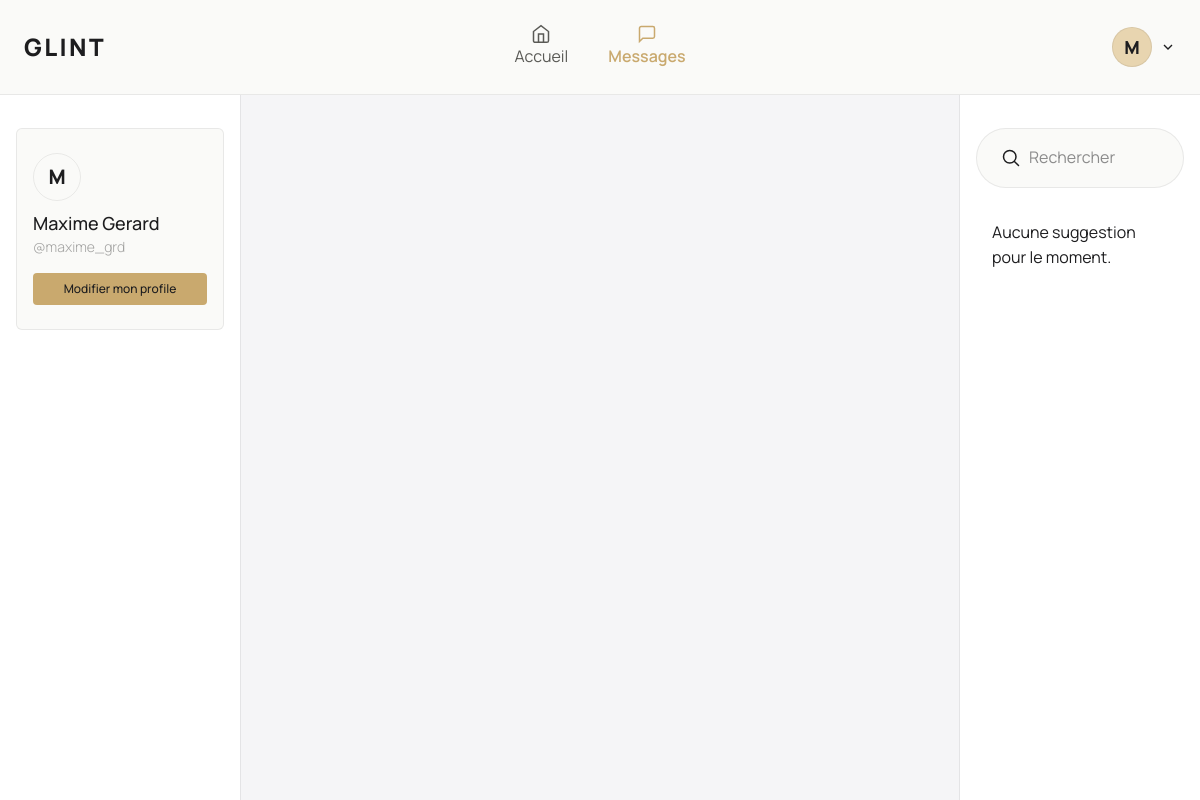
The app's page /dashboard?tab=messages (signed in) with its own data.
### app/models/User.py (models this page shows, shortened)
class User(database.Model):
    __tablename__ = "users"
    id: Mapped[int] = mapped_column(primary_key=True)
    name: Mapped[str] = mapped_column(String(80), nullable=False)
    username: Mapped[str] = mapped_column(String(80), unique=True, nullable=False)
    email: Mapped[str] = mapped_column(String(120), unique=True, nullable=False)
    password: Mapped[str] = mapped_column(String(255), nullable=False)
    biography: Mapped[str] = mapped_column(Text, default="", server_default="")
    location: Mapped[str] = mapped_column(String(120), default="", server_default="")
    banner: Mapped[str] = mapped_column(String(255), default="", server_default="")
    avatar: Mapped[str] = mapped_column(String(255), default="", server_default="")
    created_at: Mapped[datetime] = mapped_column(DateTime, default=datetime.utcnow)
    updated_at: Mapped[Optional[datetime]] = mapped_column(DateTime, default=datetime.utcnow, onupdate=datetime.utcnow)
    posts: Mapped[List["Post"]] = relationship("Post", back_populates="author", lazy="dynamic")
    comments: Mapped[List["Comment"]] = relationship("Comment", back_populates="author", lazy="dynamic")
    likes: Mapped[List["Like"]] = relationship("Like", back_populates="user", lazy="dynamic")
    reposts: Mapped[List["Repost"]] = relationship("Repost", back_populates="user", lazy="dynamic")
    following: Mapped[List["Follow"]] = relationship("Follow", back_populates="follower", lazy="dynamic",
                                                     foreign_keys="Follow.follower_id")
    followers: Mapped[List["Follow"]] = relationship("Follow", back_populates="followed", lazy="dynamic",
                                                     foreign_keys="Follow.followed_id")

### app/routes/dashboard.py (the view)
@dashboard_bp.route("/dashboard", methods=["GET", "POST"])
@login_required
def index(current_user):
    tab = request.args.get("tab", "fill")
    if tab == "fill":
        return DashboardController.fill(current_user)
    return DashboardController.index(current_user, tab)

### app/context_processors.py (called while the page is built)
def inject_user():
    try:
        verify_jwt_in_request(locations=["cookies"], optional=True)
        user_id = get_jwt_identity()
        if user_id:
            user = User.query.get(int(user_id))
            return {"current_user": user}
    except Exception:
        pass
    return {"current_user": None}

### app/controllers/DashboardControllers.py (called while the page is built)
    @staticmethod
    def index(current_user, tab="fill"):
        if tab not in DashboardController.TABS:
            tab = "fill"
        if tab == "fill":
            DashboardController.fill(current_user)
        post = PostControllers.get_post(current_user)
        return render_template('dashboard/index.html', current_user=current_user, tab=tab, posts=post)

### app/controllers/PostController.py (called while the page is built)
    @staticmethod
    def get_post(current_user):
        if not current_user:
            return redirect(url_for("dashboard.index", tab="fill"))
        posts = (Post.query
                 .order_by(Post.id.desc())
                 .all()
                 )
        return posts

### app/templates/dashboard/index.html (shortened to what this page needs)
{% extends 'layout.html' %}
{% from 'components/layout/dashboard_headers.html' import DashboardHeaders %}
{% from 'components/ui/icons.html' import Icon %}
{% set active_tab = tab %}
{% block content %}
    <section
            class="h-screen flex flex-col items-center justify-start w-full animate-in fade-in slide-in-from-top-5 duration-1000 bg-background">
        {{ DashboardHeaders(user=current_user, active_tab=active_tab) }}
        <div class="grid grid-cols-1 md:grid-cols-5 w-full">
            <div class="col-span-1 hidden md:flex overflow-hidden">
                {% include "dashboard/profile_aside.html" %}
            </div>
            <div class="col-span-3 overflow-auto bg">
                <section
                        class="py-24 flex flex-col items-center justify-start py-6 border-x border-border w-full bg-background-foreground min-h-screen overflow-auto animate-in fade-in slide-in-from-bottom-5 duration-1000">
                </section>
            </div>
            <div class="col-span-1 hidden md:flex overflow-hidden">
                {% include "dashboard/suggestion.html" %}
            </div>
        </div>
    </section>
{% endblock %}

### app/templates/components/layout/dashboard_headers.html (shortened to what this page needs)
{% from "components/ui/icons.html" import Icon %}
{% set nav_items = [
    {"name": "Accueil", "icon": "fill", "url": "fill"},
    {"name": "Messages",  "icon": "messages", "url": "messages"},
] %}
{% macro DashboardHeaders(user={}, active_tab="fill") %}
    <header class="fixed z-50 flex items-center justify-between py-4 px-6 w-full animate-in slide-in-from-left-5 fade-in duration-500 border-b border-border bg-card">
        <h1 class="uppercase font-black text-2xl tracking-widest flex-1">Glint</h1>
        <div class="hidden items-center justify-center gap-2 flex-1 md:flex">
            {% for item in nav_items %}
                <a href="{{ url_for('dashboard.index', tab=item.url) }}"
                   class="flex flex-col items-center px-4 py-2 transition-all duration-300
                              {{ 'text-primary font-semibold' if active_tab == item.url else 'text-text-2' }}">
                    {{ Icon(item.icon, cls="w-5 h-5") }}
                    {{ item.name }}
                </a>
            {% endfor %}
        </div>
        <div class="flex items-center gap-2 flex-1 justify-end">
            <div class="relative" id="my-account-wrapper">
                <button onclick="toggleDropdown()" class="flex items-center gap-2">
                    {% if user.avatar %}
                        <div class="border border-border cursor-pointer h-10 w-10 rounded-full">
                            <img src="{{ url_for('static', filename='uploads/avatars/' ~ user.avatar) }}"
                                 alt="Avatar de {{ user.name }}"
                                 class="h-full w-full object-cover transition-opacity duration-300 group-hover:opacity-50 rounded-full"
                            />
                        </div>
                    {% else %}
                        <div class="border border-border cursor-pointer h-10 w-10 rounded-full flex items-center justify-center bg-primary-light">
                            <p class="text-lg font-black text-text-1">
                                {{ user.name[0] }}
                            </p>
                        </div>
                    {% endif %}
                    {{ Icon("arrow-down") }}
                </button>
            </div>
        </div>
    </header>
{% endmacro %}

### app/templates/dashboard/profile_aside.html (shortened to what this page needs)
{% from 'components/ui/button.html' import Button %}
{% from 'components/ui/avatar.html' import Avatar %}
{% block content %}
    <aside class="flex flex-col items-center gap-4 px-4 py-32 w-full h-full">
        <div class="flex flex-col rounded-md bg-card border border-border w-full">
            <div class="px-4 py-6 space-y-2">
                {{ Avatar(current_user) }}
                <div>
                    <h2 class="font-medium text-text-1 text-lg">{{ current_user.name }}</h2>
                    <p class="font-light text-text-1/40 text-sm">@{{ current_user.username }}</p>
                    <a href="{{ url_for('dashboard.profile') }}">
                        {{ Button("Modifier mon profile", cls="outline outline-border mt-4 cursor-pointer duration-300 hover:bg-background-foreground w-full md:text-xs", type="button") }}
                    </a>
                </div>
            </div>
        </div>
    </aside>
{% endblock %}

### app/templates/components/ui/avatar.html
{% macro Avatar(user={}) %}
    {% if user.avatar %}
        <div class="border border-border cursor-pointer h-12 w-12 rounded-full">
            <img src="{{ url_for('static', filename='uploads/avatars/' ~ user.avatar) }}"
                 alt="Avatar de {{ user.name }}"
                 class="h-full w-auto object-cover transition-opacity duration-300 group-hover:opacity-50 rounded-full"
            />
        </div>
    {% else %}
        <div class="border border-border cursor-pointer h-12 w-12 rounded-full flex items-center justify-center">
            <p class="text-xl font-black text-text-1">
                {{ user.name[0] }}
            </p>
        </div>
    {% endif %}
{% endmacro %}

### app/static/css/style.css (style rules this page uses)
:root { --bg: #ffffff; --bg-foreground: #f5f5f7; --bg-secondary: #1d1d1f; --bg-card: #FAFAF8; --bg-hover: #F2F0EC; --bg-glass: rgba(250, 250, 248, 0.92); --border: rgba(0, 0, 0, 0.07); --border-gold: rgba(188, 158, 103, 0.35); --text-1: #1d1d1f; --text-2: #5A5A56; --text-3: #9A9A94; --gold: #C9A96E; --gold-light: #E8D5B0; --gold-subtle: rgba(201, 169, 110, 0.10); --gold-subtle2: rgba(201, 169, 110, 0.18); --danger: #C0705A; }
body { background-color: var(--color-background); color: var(--color-text-1); font-family: "Manrope", sans-serif; line-height: 1.6; }
* { scrollbar-width: none; -ms-overflow-style: none; }

### records on screen
User: name "M", name "Maxime Gerard", username "maxime_grd"

### other values on screen
{{ item.name }} "Accueil" "Messages"
{{ label }} "Modifier mon profile"
